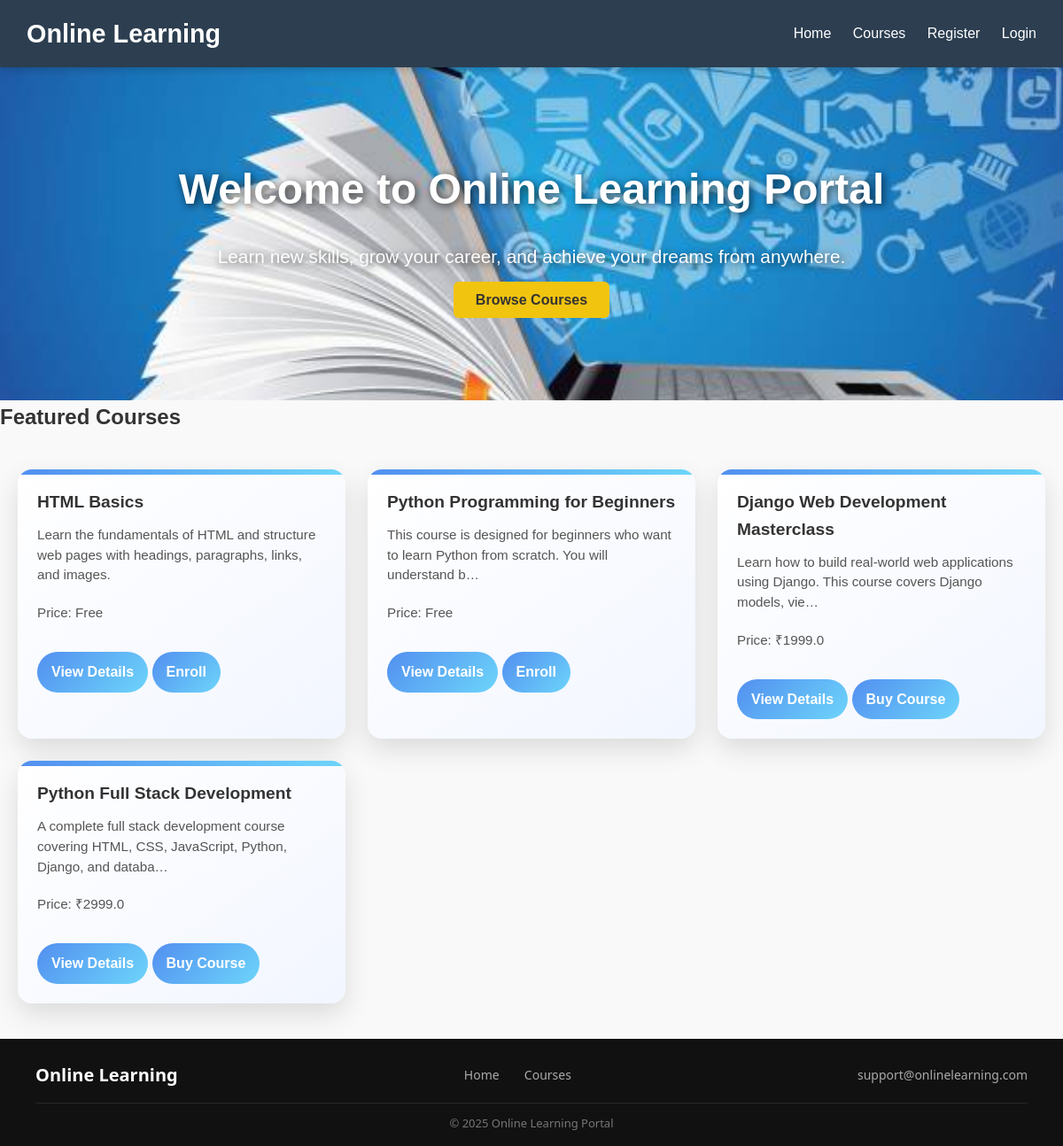
The page / on the database its author committed.
### learning_app/models.py (models this page shows, shortened)
class Course(models.Model):
    title = models.CharField(max_length=200)
    description = models.TextField()
    is_paid = models.BooleanField(default=False)
    price = models.FloatField(default=0)
    thumbnail = models.ImageField(upload_to='course_thumbnails/', null=True, blank=True)

### learning_app/views.py (the view)
# urls.py: path('', views.home_view, name='home'),
def home_view(request):
    courses = Course.objects.all()[:4]  # Show 4 courses on home
    return render(request, 'learning_app/home.html', {'courses': courses})

### learning_app/templates/learning_app/home.html
{% extends 'learning_app/base.html' %}
{% block content %}
<section class="hero">
    <div class="hero-content">
        <h1>Welcome to Online Learning Portal</h1>
        <p>Learn new skills, grow your career, and achieve your dreams from anywhere.</p>
        <a href="{% url 'courses' %}" class="btn">Browse Courses</a>
    </div>
</section>
<section class="featured-courses">
    <h2>Featured Courses</h2>
    <div class="course-grid">
        {% for course in courses %}
        <div class="course-card">
            <h3>{{ course.title }}</h3>
            <p>{{ course.description|truncatechars:100 }}</p>
            <p>Price: {% if course.is_paid %} ₹{{ course.price }} {% else %} Free {% endif %}</p>
            <a href="{% url 'course_detail' course.id %}" class="btn">View Details</a>
            {% if course.is_paid %}
                <a href="{% url 'payment' course.id %}" class="btn enroll">Buy Course</a>
            {% else %}
                <a href="{% url 'enroll_course' course.id %}" class="btn enroll">Enroll</a>
            {% endif %}
        </div>
        {% empty %}
        <p>No courses available.</p>
        {% endfor %}
    </div>
</section>
{% endblock %}

### learning_app/static/css/style.css (style rules this page uses)
* { margin: 0; padding: 0; box-sizing: border-box; }
body { font-family: 'Poppins', Arial, sans-serif; background: #f9f9f9; color: #333; line-height: 1.6; }
.hero { background: url('../images/hero.jpg') no-repeat center/cover; padding: 100px 20px; text-align: center; color: #fff; }
.hero h1 { font-size: 3em; font-weight: 800; text-shadow: 2px 2px 10px rgba(0,0,0,0.7); }
.hero p { font-size: 1.3em; margin: 20px 0; text-shadow: 2px 2px 10px rgba(0,0,0,0.7); }
.hero .btn { background: #f1c40f; color: #333; padding: 12px 25px; border-radius: 6px; text-decoration: none; font-weight: 600; }
.course-grid { display: grid; grid-template-columns: repeat(auto-fit, minmax(320px, 1fr)); gap: 25px; padding: 40px 20px; }
.course-card { background: linear-gradient(145deg, #ffffff, #f2f6ff); border-radius: 16px; padding: 22px; box-shadow: 0 12px 30px rgba(0,0,0,0.12); transition: all 0.35s ease; cursor: pointer; position: relative; overflow: hidden; }
.course-card::before { content: ""; position: absolute; top: 0; left: 0; height: 6px; width: 100%; background: linear-gradient(90deg, #528FF0, #6dd5fa); }
.course-card h3 { font-size: 1.2rem; margin-bottom: 10px; }
.course-card p { color: #555; font-size: 0.95rem; line-height: 1.5; margin-bottom: 20px; }
.course-card .btn { display: inline-block; margin-top: 12px; padding: 10px 16px; border-radius: 30px; background: linear-gradient(135deg, #528FF0, #6dd5fa); color: #fff; font-weight: 600; text-decoration: none; transition: 0.3s ease; }

### rows shown on the page
Course: title "HTML Basics", description "Learn the fundamentals of HTML and structure web pages with headings, paragraphs, links, and images.", is_paid "Free"
Course: title "Python Programming for Beginners", description "This course is designed for beginners who want to learn Python from scratch. You will understand b…", is_paid "Free"
Course: title "Django Web Development Masterclass", description "Learn how to build real-world web applications using Django. This course covers Django models, vie…", price "1999.0", is_paid "Buy Course"
Course: title "Python Full Stack Development", description "A complete full stack development course covering HTML, CSS, JavaScript, Python, Django, and databa…", price "2999.0", is_paid "Buy Course"
